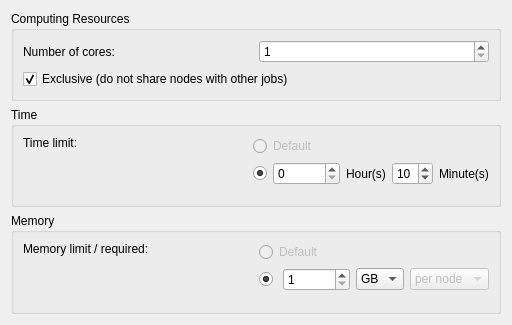
<?xml version="1.0" encoding="UTF-8"?>
<ui version="4.0">
 <class>ResourceRequirementsWizardPage</class>
 <widget class="QWizardPage" name="ResourceRequirementsWizardPage">
  <property name="geometry">
   <rect>
    <x>0</x>
    <y>0</y>
    <width>512</width>
    <height>325</height>
   </rect>
  </property>
  <property name="windowTitle">
   <string>WizardPage</string>
  </property>
  <property name="title">
   <string>Resource Requirements and Limits</string>
  </property>
  <layout class="QVBoxLayout" name="verticalLayout_6">
   <item>
    <widget class="QGroupBox" name="groupBox">
     <property name="title">
      <string>Computing Resources</string>
     </property>
     <layout class="QVBoxLayout" name="verticalLayout">
      <item>
       <layout class="QHBoxLayout" name="horizontalLayout">
        <item>
         <widget class="QLabel" name="label">
          <property name="text">
           <string>Number of cores:</string>
          </property>
         </widget>
        </item>
        <item>
         <widget class="QSpinBox" name="spin_proc">
          <property name="minimum">
           <number>1</number>
          </property>
          <property name="maximum">
           <number>1000000000</number>
          </property>
         </widget>
        </item>
       </layout>
      </item>
      <item>
       <widget class="QCheckBox" name="check_exclusive">
        <property name="text">
         <string>Exclusive (do not share nodes with other jobs)</string>
        </property>
        <property name="checked">
         <bool>true</bool>
        </property>
       </widget>
      </item>
     </layout>
    </widget>
   </item>
   <item>
    <widget class="QGroupBox" name="groupBox_2">
     <property name="title">
      <string>Time</string>
     </property>
     <layout class="QHBoxLayout" name="horizontalLayout_3">
      <item>
       <layout class="QVBoxLayout" name="verticalLayout_3">
        <item>
         <widget class="QLabel" name="label_2">
          <property name="text">
           <string>Time limit:</string>
          </property>
         </widget>
        </item>
        <item>
         <spacer name="verticalSpacer">
          <property name="orientation">
           <enum>Qt::Vertical</enum>
          </property>
          <property name="sizeHint" stdset="0">
           <size>
            <width>20</width>
            <height>40</height>
           </size>
          </property>
         </spacer>
        </item>
       </layout>
      </item>
      <item>
       <layout class="QVBoxLayout" name="verticalLayout_2">
        <item>
         <widget class="QRadioButton" name="radioButton">
          <property name="enabled">
           <bool>false</bool>
          </property>
          <property name="text">
           <string>Default</string>
          </property>
          <attribute name="buttonGroup">
           <string notr="true">timeButtonGroup</string>
          </attribute>
         </widget>
        </item>
        <item>
         <layout class="QHBoxLayout" name="horizontalLayout_2">
          <item>
           <widget class="QRadioButton" name="radioButton_2">
            <property name="text">
             <string/>
            </property>
            <property name="checked">
             <bool>true</bool>
            </property>
            <attribute name="buttonGroup">
             <string notr="true">timeButtonGroup</string>
            </attribute>
           </widget>
          </item>
          <item>
           <widget class="QSpinBox" name="spin_duration_hour">
            <property name="minimum">
             <number>0</number>
            </property>
            <property name="maximum">
             <number>1000000000</number>
            </property>
            <property name="value">
             <number>0</number>
            </property>
           </widget>
          </item>
          <item>
           <widget class="QLabel" name="label_3">
            <property name="text">
             <string>Hour(s)</string>
            </property>
           </widget>
          </item>
          <item>
           <widget class="QSpinBox" name="spin_duration_min">
            <property name="minimum">
             <number>0</number>
            </property>
            <property name="maximum">
             <number>59</number>
            </property>
            <property name="value">
             <number>10</number>
            </property>
           </widget>
          </item>
          <item>
           <widget class="QLabel" name="label_4">
            <property name="text">
             <string>Minute(s)</string>
            </property>
           </widget>
          </item>
         </layout>
        </item>
        <item>
         <spacer name="verticalSpacer_3">
          <property name="orientation">
           <enum>Qt::Vertical</enum>
          </property>
          <property name="sizeHint" stdset="0">
           <size>
            <width>20</width>
            <height>40</height>
           </size>
          </property>
         </spacer>
        </item>
       </layout>
      </item>
     </layout>
    </widget>
   </item>
   <item>
    <widget class="QGroupBox" name="groupBox_3">
     <property name="title">
      <string>Memory</string>
     </property>
     <layout class="QHBoxLayout" name="horizontalLayout_5">
      <item>
       <layout class="QVBoxLayout" name="verticalLayout_5">
        <item>
         <widget class="QLabel" name="label_5">
          <property name="text">
           <string>Memory limit / required:</string>
          </property>
         </widget>
        </item>
        <item>
         <spacer name="verticalSpacer_2">
          <property name="orientation">
           <enum>Qt::Vertical</enum>
          </property>
          <property name="sizeHint" stdset="0">
           <size>
            <width>20</width>
            <height>40</height>
           </size>
          </property>
         </spacer>
        </item>
       </layout>
      </item>
      <item>
       <layout class="QVBoxLayout" name="verticalLayout_4">
        <item>
         <widget class="QRadioButton" name="radioButton_3">
          <property name="enabled">
           <bool>false</bool>
          </property>
          <property name="text">
           <string>Default</string>
          </property>
          <attribute name="buttonGroup">
           <string notr="true">memoryButtonGroup</string>
          </attribute>
         </widget>
        </item>
        <item>
         <layout class="QHBoxLayout" name="horizontalLayout_4">
          <item>
           <widget class="QRadioButton" name="radioButton_4">
            <property name="text">
             <string/>
            </property>
            <property name="checked">
             <bool>true</bool>
            </property>
            <attribute name="buttonGroup">
             <string notr="true">memoryButtonGroup</string>
            </attribute>
           </widget>
          </item>
          <item>
           <widget class="QSpinBox" name="spin_memory">
            <property name="minimum">
             <number>1</number>
            </property>
            <property name="maximum">
             <number>1000000000</number>
            </property>
            <property name="value">
             <number>1</number>
            </property>
           </widget>
          </item>
          <item>
           <widget class="QComboBox" name="combo_memory">
            <property name="currentIndex">
             <number>1</number>
            </property>
            <item>
             <property name="text">
              <string>MB</string>
             </property>
            </item>
            <item>
             <property name="text">
              <string>GB</string>
             </property>
            </item>
           </widget>
          </item>
          <item>
           <widget class="QComboBox" name="comboBox_2">
            <property name="enabled">
             <bool>false</bool>
            </property>
            <item>
             <property name="text">
              <string>per node</string>
             </property>
            </item>
            <item>
             <property name="text">
              <string>per core</string>
             </property>
            </item>
           </widget>
          </item>
         </layout>
        </item>
        <item>
         <spacer name="verticalSpacer_4">
          <property name="orientation">
           <enum>Qt::Vertical</enum>
          </property>
          <property name="sizeHint" stdset="0">
           <size>
            <width>20</width>
            <height>40</height>
           </size>
          </property>
         </spacer>
        </item>
       </layout>
      </item>
     </layout>
    </widget>
   </item>
  </layout>
 </widget>
 <resources/>
 <connections/>
 <buttongroups>
  <buttongroup name="memoryButtonGroup"/>
  <buttongroup name="timeButtonGroup"/>
 </buttongroups>
</ui>
